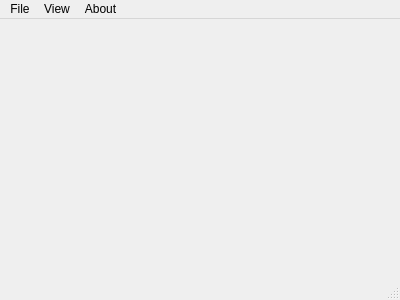
<?xml version="1.0" encoding="UTF-8"?>
<ui version="4.0">
 <class>MainWindow</class>
 <widget class="QMainWindow" name="MainWindow">
  <property name="geometry">
   <rect>
    <x>0</x>
    <y>0</y>
    <width>400</width>
    <height>300</height>
   </rect>
  </property>
  <property name="windowTitle">
   <string>MainWindow</string>
  </property>
  <widget class="QWidget" name="centralWidget"/>
  <widget class="QStatusBar" name="statusBar"/>
  <widget class="QMenuBar" name="menuBar">
   <property name="geometry">
    <rect>
     <x>0</x>
     <y>0</y>
     <width>400</width>
     <height>21</height>
    </rect>
   </property>
   <widget class="QMenu" name="menuFile">
    <property name="title">
     <string>File</string>
    </property>
    <addaction name="actionExit"/>
    <addaction name="actionSaveState"/>
    <addaction name="actionRestoreState"/>
   </widget>
   <widget class="QMenu" name="menuView">
    <property name="title">
     <string>View</string>
    </property>
   </widget>
   <widget class="QMenu" name="menuAbout">
    <property name="title">
     <string>About</string>
    </property>
   </widget>
   <addaction name="menuFile"/>
   <addaction name="menuView"/>
   <addaction name="menuAbout"/>
  </widget>
  <action name="actionExit">
   <property name="text">
    <string>Exit</string>
   </property>
  </action>
  <action name="actionSaveState">
   <property name="text">
    <string>Save State</string>
   </property>
  </action>
  <action name="actionRestoreState">
   <property name="text">
    <string>Restore State</string>
   </property>
  </action>
 </widget>
 <layoutdefault spacing="6" margin="11"/>
 <resources/>
 <connections/>
</ui>
